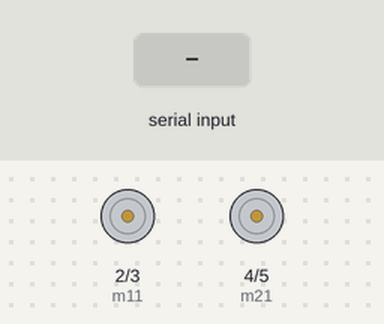
Recording of a sketch running on a simulated Arduino Uno, built with avr-gcc and run on an emulated ATmega328P. Shown: motor-driver pin pairs drawn as motors (green arrow = first pin HIGH = forward, orange = second pin HIGH = backward, longer = more drive). The inputs (shaded band) are chosen by the test bench.

Above: at 1.2 s.
1.3 s: "F" received over Serial
At 1.8 s:
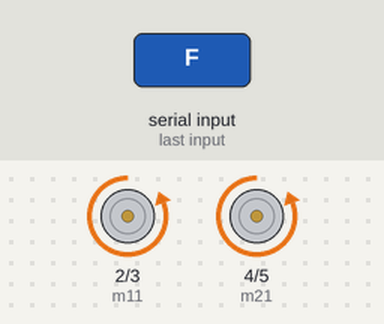
2.8 s: "B" received over Serial
At 4.0 s:
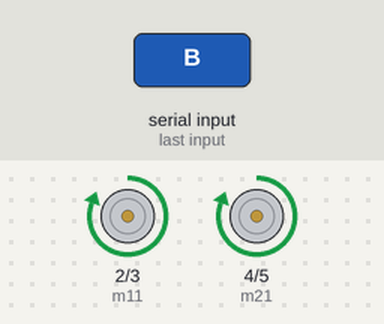
4.3 s: "R" received over Serial
At 5.3 s:
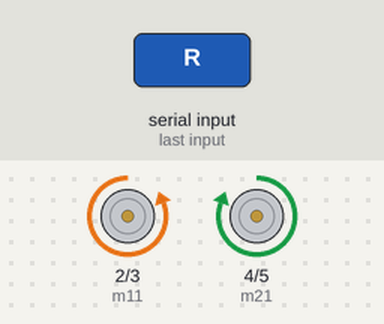
Timing chart, 0 to 7.3 s (numbered marks = the images above; inputs shaded):
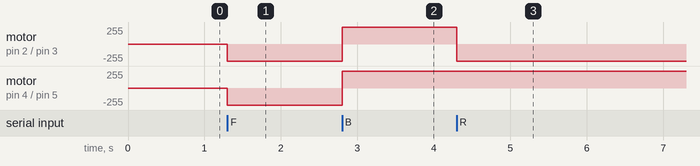

The sketch:

Serial_Communication.ino
```cpp
// ---------- MOTOR PINS ----------

int m11 = 2;
int m12 = 3;

int m21 = 4;
int m22 = 5;

// ---------- IR SENSOR PINS ----------

int irsensor1 = 6;   // Left IR sensor
int irsensor2 = 7;   // Right IR sensor


// ---------- MOTOR FUNCTIONS ----------

void forward() {
  digitalWrite(m11, LOW);
  digitalWrite(m12, HIGH);

  digitalWrite(m21, LOW);
  digitalWrite(m22, HIGH);
}

void reverse() {
  digitalWrite(m11, HIGH);
  digitalWrite(m12, LOW);

  digitalWrite(m21, HIGH);
  digitalWrite(m22, LOW);
}

void left() {
  // Left motor reverse
  digitalWrite(m11, HIGH);
  digitalWrite(m12, LOW);

  // Right motor forward
  digitalWrite(m21, LOW);
  digitalWrite(m22, HIGH);
}

void right() {
  // Left motor forward
  digitalWrite(m11, LOW);
  digitalWrite(m12, HIGH);

  // Right motor reverse
  digitalWrite(m21, HIGH);
  digitalWrite(m22, LOW);
}

void stopRobot() {
  digitalWrite(m11, LOW);
  digitalWrite(m12, LOW);

  digitalWrite(m21, LOW);
  digitalWrite(m22, LOW);
}


// ---------- SETUP ----------
// for green IR Sensor

void setup() {
  Serial.begin(9600);
  pinMode(m11, OUTPUT);
  pinMode(m12, OUTPUT);

  pinMode(m21, OUTPUT);
  pinMode(m22, OUTPUT);

  pinMode(irsensor1, INPUT);
  pinMode(irsensor2, INPUT);

  stopRobot();
}

void loop()
{
  if (Serial.available()){
    char ch = Serial.read();
    if (ch=='F'){
      forward();
    }
    if (ch== 'B'){
      reverse();
    }
    if (ch== 'R'){
      right();
  }
  }
}
```

Measured:
- after the input at 1.3 s, motor on pin 2 (m11) / pin 3 (m12), motor on pin 4 (m21) / pin 5 (m22): stopped → backward 255/255 at once
- after the input at 2.8 s, motor on pin 2 (m11) / pin 3 (m12), motor on pin 4 (m21) / pin 5 (m22): backward 255/255 → forward 255/255 at once
- after the input at 4.3 s, motor on pin 2 (m11) / pin 3 (m12): forward 255/255 → backward 255/255 at once
